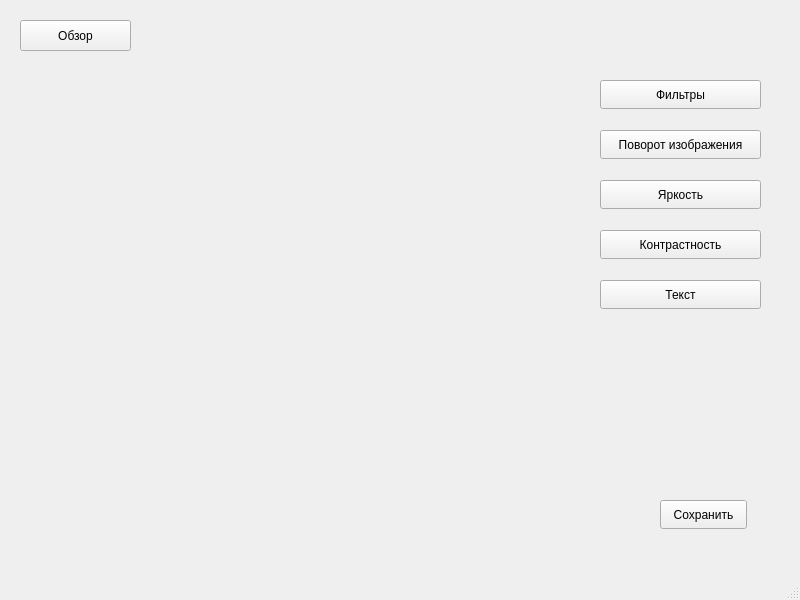
<?xml version="1.0" encoding="UTF-8"?>
<ui version="4.0">
 <class>MainWindow</class>
 <widget class="QMainWindow" name="MainWindow">
  <property name="geometry">
   <rect>
    <x>0</x>
    <y>0</y>
    <width>800</width>
    <height>600</height>
   </rect>
  </property>
  <property name="windowTitle">
   <string>MainWindow</string>
  </property>
  <widget class="QWidget" name="centralwidget">
   <widget class="QPushButton" name="obzor">
    <property name="geometry">
     <rect>
      <x>20</x>
      <y>20</y>
      <width>111</width>
      <height>31</height>
     </rect>
    </property>
    <property name="text">
     <string>Обзор</string>
    </property>
   </widget>
   <widget class="QPushButton" name="filtrs">
    <property name="geometry">
     <rect>
      <x>600</x>
      <y>80</y>
      <width>161</width>
      <height>29</height>
     </rect>
    </property>
    <property name="text">
     <string>Фильтры</string>
    </property>
   </widget>
   <widget class="QPushButton" name="rotate">
    <property name="geometry">
     <rect>
      <x>600</x>
      <y>130</y>
      <width>161</width>
      <height>29</height>
     </rect>
    </property>
    <property name="text">
     <string>Поворот изображения</string>
    </property>
   </widget>
   <widget class="QPushButton" name="brightness">
    <property name="geometry">
     <rect>
      <x>600</x>
      <y>180</y>
      <width>161</width>
      <height>29</height>
     </rect>
    </property>
    <property name="text">
     <string>Яркость</string>
    </property>
   </widget>
   <widget class="QPushButton" name="contrast">
    <property name="geometry">
     <rect>
      <x>600</x>
      <y>230</y>
      <width>161</width>
      <height>29</height>
     </rect>
    </property>
    <property name="text">
     <string>Контрастность</string>
    </property>
   </widget>
   <widget class="QPushButton" name="text">
    <property name="geometry">
     <rect>
      <x>600</x>
      <y>280</y>
      <width>161</width>
      <height>29</height>
     </rect>
    </property>
    <property name="text">
     <string>Текст</string>
    </property>
   </widget>
   <widget class="QPushButton" name="save">
    <property name="geometry">
     <rect>
      <x>660</x>
      <y>500</y>
      <width>87</width>
      <height>29</height>
     </rect>
    </property>
    <property name="text">
     <string>Сохранить</string>
    </property>
   </widget>
   <widget class="QLabel" name="label">
    <property name="geometry">
     <rect>
      <x>20</x>
      <y>70</y>
      <width>541</width>
      <height>391</height>
     </rect>
    </property>
    <property name="text">
     <string/>
    </property>
   </widget>
  </widget>
  <widget class="QMenuBar" name="menubar">
   <property name="geometry">
    <rect>
     <x>0</x>
     <y>0</y>
     <width>800</width>
     <height>23</height>
    </rect>
   </property>
  </widget>
  <widget class="QStatusBar" name="statusbar"/>
 </widget>
 <resources/>
 <connections/>
</ui>
